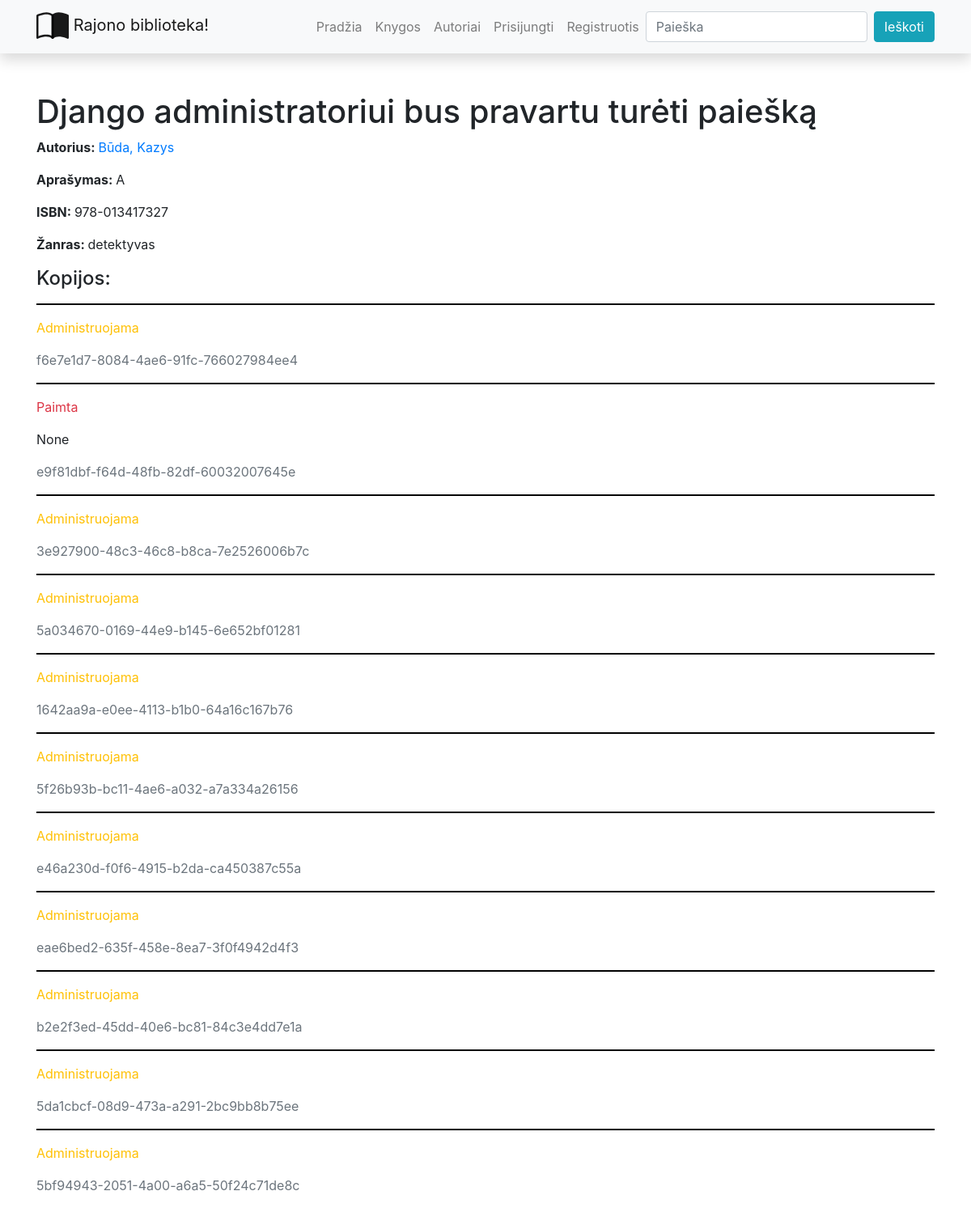
Page /library/books/3 on the earlier database version.
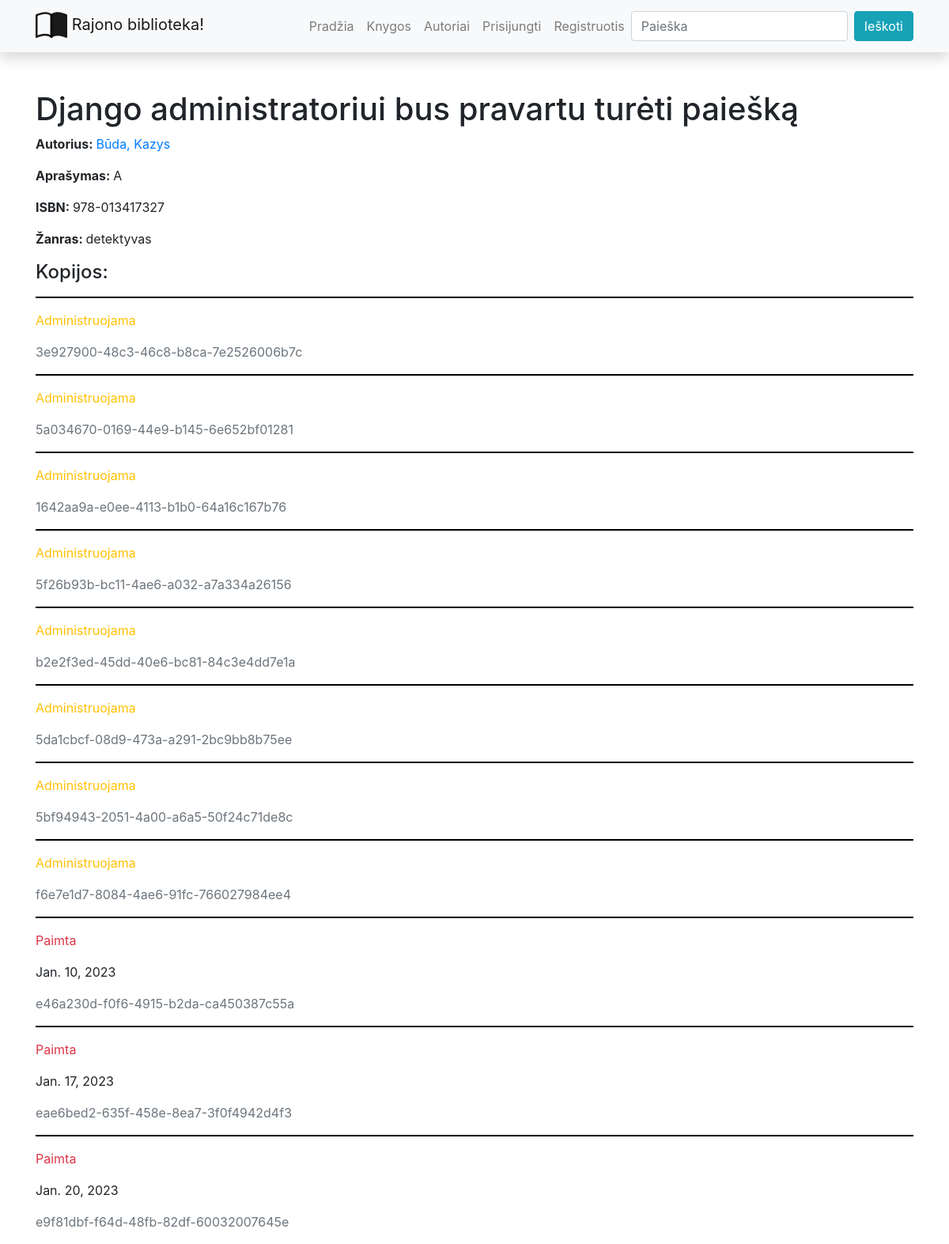
Same page on the later database version.
### library/models.py (models this page shows, shortened)
class Book(models.Model):
    title = models.CharField('Pavadinimas', max_length=200)
    author = models.ForeignKey('Author', on_delete=models.SET_NULL, null=True, related_name='books')
    summary = models.TextField('Aprašymas', max_length=1000, help_text='Trumpas knygos aprašymas')
    isbn = models.CharField('ISBN', max_length=13)
    genre = models.ManyToManyField(Genre, help_text='Išrinkite žanrą/us šiai knygai')
    cover = models.ImageField('Viršelis', upload_to='covers', null=True)
    def display_genre(self):
        return '; '.join([genre.name for genre in self.genre.all()])
    display_genre.short_description = 'Žanras'
    class Meta:
        verbose_name = "Knyga"
        verbose_name_plural = "Knygos"

class Author(models.Model):
    first_name = models.CharField('Vardas', max_length=100)
    last_name = models.CharField('Pavardė', max_length=100)
    description = HTMLField()
    def display_books(self):
        return ', '.join([book.title for book in self.books.all()][:3]) + "..."
    display_books.short_description = 'Knygos'
    class Meta:
        ordering = ['last_name', 'first_name']
    def __str__(self):
        return f'{self.last_name}, {self.first_name}'

class Genre(models.Model):
    name = models.CharField('Pavadinimas', max_length=200, help_text='Įveskite knygos žanrą')
    def __str__(self):
        return self.name
    class Meta:
        verbose_name = "Žanras"
        verbose_name_plural = "Žanrai"

class BookInstance(models.Model):
    id = models.UUIDField(primary_key=True, default=uuid.uuid4, help_text='Unikalus knygos kopijos ID')
    book = models.ForeignKey('Book', on_delete=models.SET_NULL, null=True)
    due_back = models.DateField('Bus prieinama', null=True, blank=True)
    LOAN_STATUS = (
        ('a', 'Administruojama'),
        ('p', 'Paimta'),
        ('g', 'Galima paimti'),
        ('r', 'Rezervuota')
    )
    status = models.CharField(
        max_length=1,
        choices=LOAN_STATUS,
        blank=True,
        default='a',
        help_text='Status'
    )
    reader = models.ForeignKey(User, on_delete=models.SET_NULL, null=True, blank=True)
    class Meta:
        ordering = ['due_back'] # admin svetainės settingas, kaip rikiuojama

### library/views.py (the view)
# urls.py: path('books/<int:pk>', views.BookDetailView.as_view(), name='book-detail'),
class BookDetailView(generic.DetailView):
    model = Book  # šablonui autosukuriamas kintamas book
    template_name = 'book_detail_styled.html'

### library/templates/book_detail_styled.html
{% extends "base.html" %}
{% block content %}
<h1>{{ book.title }} </h1>
<p><strong>Autorius: </strong><a href="{% url 'author-detail' book.author.id %}">{{ book.author }}</a></p>
<p><strong>Aprašymas: </strong>{{ book.summary }} </p>
<p><strong>ISBN: </strong>{{ book.isbn }} </p>
<p><strong>Žanras: </strong>{{ book.genre.all|join:", " }}</p>
<h4>Kopijos:</h4>
{% for book_inst_obj in book.bookinstance_set.all %}
<hr>
<p class="{% if book_inst_obj.status == 'g' %}text-success
{% elif book_inst_obj.status == 'p' %}text-danger
{% else %}text-warning
{% endif %}">{{ book_inst_obj.get_status_display }}</p>
{% if book_inst_obj.status != 'a' %}
<p>{{ book_inst_obj.due_back }}</p>
{% endif %}
<p class="text-muted">{{ book_inst_obj.id }}</p>
{% endfor %}
{% endblock %}

### library/templates/base.html (shortened to what this page needs)
<!DOCTYPE html>
<html lang="en">
  <head>
    <link
      rel="stylesheet"
      href="https://stackpath.bootstrapcdn.com/bootstrap/4.1.3/css/bootstrap.min.css"
    />
    <link
      rel="stylesheet"
      href="https://cdnjs.cloudflare.com/ajax/libs/font-awesome/4.7.0/css/font-awesome.min.css"
    />
    {% load static %}
    <link rel="stylesheet" href="{% static 'css/styles.css' %}" />
  </head>
  <body>
    <nav
      class="navbar navbar-expand-lg navbar-light bg-light static-top mb-5 shadow"
    >
      <div class="container">
        <a class="navbar-brand" href="#">
          Rajono biblioteka!</a
        >
        <div class="collapse navbar-collapse" id="navbarResponsive">
          <ul class="navbar-nav ml-auto">
            <li class="nav-item">
              <a class="nav-link" href="{% url 'index' %}">Pradžia</a>
            </li>
            <li class="nav-item">
              <a class="nav-link" href="{% url 'books' %}">Knygos</a>
            </li>
            <li class="nav-item">
              <a class="nav-link" href="{% url 'authors' %}">Autoriai</a>
            </li>
          {% if user.is_authenticated %}
            <li class="nav-item"><a class="nav-link" href="#">
              <svg class="bi bi-person" width="1.5em" height="1.5em" viewBox="0 0 16 16" fill="currentColor" xmlns="http://www.w3.org/2000/svg">
                <path fill-rule="evenodd" d="M13 14s1 0 1-1-1-4-6-4-6 3-6 4 1 1 1 1h10zm-9.995-.944v-.002.002zM3.022 13h9.956a.274.274 0 00.014-.002l.008-.002c-.001-.246-.154-.986-.832-1.664C11.516 10.68 10.289 10 8 10c-2.29 0-3.516.68-4.168 1.332-.678.678-.83 1.418-.832 1.664a1.05 1.05 0 00.022.004zm9.974.056v-.002.002zM8 7a2 2 0 100-4 2 2 0 000 4zm3-2a3 3 0 11-6 0 3 3 0 016 0z" clip-rule="evenodd"/>
              </svg>
            {{ user.get_username }}</a></li>
            <li class="nav-item"><a class="nav-link" href="#">Mano knygos</a></li>
            <li class="nav-item"><a class="nav-link" href="{% url 'logout'%}?next=/library">Atsijungti</a></li>
          {% else %}
            <li class="nav-item"><a class="nav-link" href="{% url 'login'%}?next={{request.path}}">Prisijungti</a></li>
            <li class="nav-item"><a class="nav-link" href="#">Registruotis</a></li>
          {% endif %}
          </ul>
          <form
            class="form-inline my-2 my-lg-0"
            action="{% url 'search' %}"
            method="get"
          >
            <input
              class="form-control mr-sm-2"
              type="search"
              placeholder="Paieška"
              aria-label="Search"
              name="query"
            />
            <button class="btn btn-info my-2 my-sm-0" type="submit">
              Ieškoti
            </button>
          </form>
        </div>
      </div>
    </nav>
    <div class="container">{% block content %}{% endblock %}</div>
  </body>
</html>

### library/static/css/styles.css (style rules this page uses)
hr { width: 100%; background-color: black; height: 1px; border-color : transparent; }

Differences in the rows shown:
changed BookInstance "f6e7e1d7-8084-4ae6-91fc-766027984ee4": moves down the list
changed BookInstance "e46a230d-f0f6-4915-b2da-ca450387c55a": status "Administruojama" → "Paimta"; due_back (not shown) → "Jan. 10, 2023"; moves down the list
changed BookInstance "eae6bed2-635f-458e-8ea7-3f0f4942d4f3": status "Administruojama" → "Paimta"; due_back (not shown) → "Jan. 17, 2023"; moves down the list
changed BookInstance "e9f81dbf-f64d-48fb-82df-60032007645e": due_back "None" → "Jan. 20, 2023"; moves down the list
